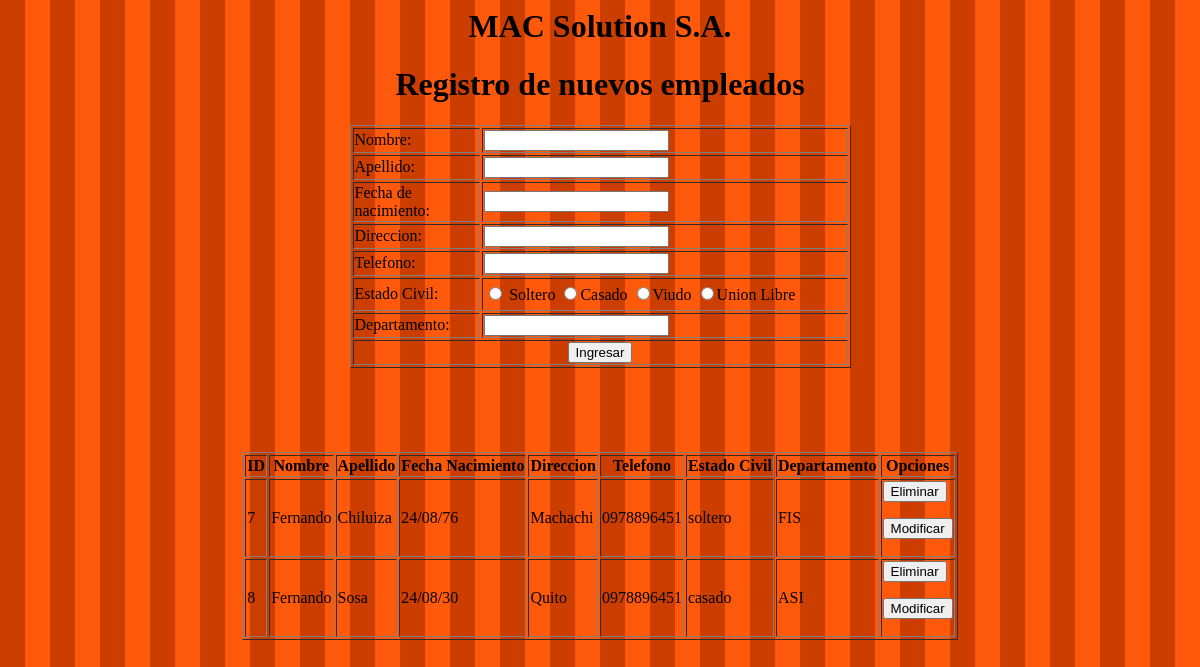
/validaciones/index.php, run on the app's committed database.
### tables this page shows
CREATE TABLE IF NOT EXISTS `empleado` (
`id` int(10) unsigned NOT NULL,
  `nombre` varchar(25) NOT NULL,
  `apellido` varchar(25) NOT NULL,
  `fechaNacimiento` varchar(9) NOT NULL,
  `direccion` varchar(25) NOT NULL,
  `telefono` varchar(10) NOT NULL,
  `estadoCivil` varchar(10) NOT NULL,
  `departamento` varchar(25) NOT NULL
);

### validaciones/index.php (the view, shortened to what this page needs)
<?php error_reporting (0);
$conn = new Mysqli($host, $usuario,$cont,$bdd);
?>
<html>
<head>
<link href="style/style.css" rel="stylesheet" type="text/css">
</head>
<body id="cuerpo">
<form id="form1" method="post" action="insert.php" onsubmit = "return validar(this)"  >
  <div>
    <h1 align="center">MAC Solution S.A.</h1>
    <h1 align="center">Registro de nuevos empleados</h1>
        <div align="center">
          <table id="formulario" width="501" border="1">
              <tr>
                <td width="110">Nombre:</td>
                <td width="322"><input name="nombre" type="text" id="nombre" value=""></td>
              </tr>
              <tr>
                <td>Apellido:</td>
                <td><input type="text" name="apellido" id="apellido"></td>
              </tr>
              <tr>
                <td>Fecha de nacimiento:</td>
                <td><input type="text" name="fechaNacimiento" id="fechaNacimiento"></td>
              </tr>
              <tr>
                <td>Direccion:</td>
                <td><input type="text" name="direccion" id="direccion"></td>
              </tr>
              <tr>
                <td>Telefono:</td>
                <td><input type="text" name="telefono" id="telefono"></td>
              </tr>
              <tr>
                <td height="33">Estado Civil:</td>
                <td><input type="radio" name="estadoCivil" id="Soltero" value="soltero">
                  <label for="estadoCivil">Soltero
                    <input type="radio" name="estadoCivil" id="Casaso" value="casado">Casado
                    <input type="radio" name="estadoCivil" id="Viudo" value="viudo">Viudo
                     <input type="radio" name="estadoCivil" id="unionLibre" value="unionLibre">Union Libre
                     <br>
              <tr>
                <td>Departamento:</td>
                <td><input type="text" name="departamento" id="departamento"></td>
              </tr>
              <tr>
                <td colspan="2">
                <div align="center">
                  <input type="submit" name="Ingresar" id="Ingresar" value="Ingresar"  >
                </div></td>
              </tr>
          </table>
      </div>
    <p align="center">&nbsp;</p>
    <p>&nbsp; </p>
  </div>
</form>
<?php
$query = 'select * from empleado';
$result = $conn->query($query);
$num_rows = $result->num_rows;
?>
<?php error_reporting (0);
echo'<table border="1" align="center">';
echo'<tr>';
echo'<th>ID</th>';
echo'<th>Nombre</th>';
echo'<th>Apellido</th>';
echo'<th>Fecha Nacimiento</th>';
echo'<th>Direccion</th>';
echo'<th>Telefono</th>';
echo'<th>Estado Civil</th>';
echo'<th>Departamento</th>';
echo'<th>Opciones</th>';
echo'</tr>';
for($j = 0; $j < $num_rows; ++$j){
  $result->data_seek($j);
  $row = $result->fetch_array(MYSQLI_ASSOC);
echo'<tr>';
echo '<td> ' . $row['id'] . '</td>';
  echo '<td> ' . $row['nombre'] . '</td>';
  echo '<td> ' . $row['apellido'] . '</td>';
  echo '<td> ' . $row['fechaNacimiento'] . '</td>';
  echo '<td> ' . $row['direccion'] . '</td>';
  echo '<td> ' . $row['telefono'] . '</td>';
  echo '<td> ' . $row['estadoCivil'] . '</td>';
  echo '<td> ' . $row['departamento'] . '</td>';
  echo '<td>
  <form action ="delete.php" method="post" >
	  <input type="submit" value="Eliminar" name="eliminar">
	  <input type="hidden" value="' . $row['id'] . '"  name="id">
	  </form>
	  <form action ="search.php" method="post" >
	  <input type="submit" value="Modificar" name="modificar">
	  <input type="hidden" value="' . $row['id'] . '"  name="id">
	  </form></td>';
  echo'</tr>';
}
echo '</table>';
?>
</body>
</html>

### validaciones/style/style.css (style rules this page uses)
form div { font-size: 16px; font-family: Cambria, Hoefler Text, Liberation Serif, Times, Times New Roman, serif; }
#cuerpo { background-image:url(../image/orange.jpg) }

### data on the page
empleado: id "7", nombre "Fernando", apellido "Chiluiza", fechaNacimiento "24/08/76", direccion "Machachi", telefono "0978896451", estadoCivil "soltero", departamento "FIS"
empleado: id "8", nombre "Fernando", apellido "Sosa", fechaNacimiento "24/08/30", direccion "Quito", telefono "0978896451", estadoCivil "casado", departamento "ASI"
